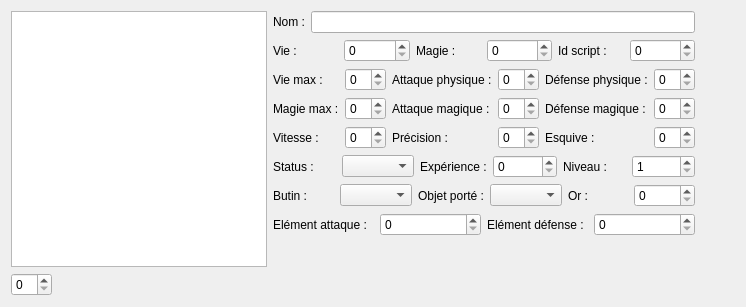
      <widget class="QWidget" name="tab_monstres">
       <attribute name="title">
        <string>Monstres</string>
       </attribute>
       <layout class="QHBoxLayout" name="horizontalLayout_7">
        <item>
         <layout class="QVBoxLayout" name="monstre_list_verticalLayout">
          <item>
           <widget class="QListWidget" name="monstre_listWidget"/>
          </item>
          <item>
           <layout class="QHBoxLayout" name="monstre_spinBox_horizontalLayout">
            <item>
             <widget class="QSpinBox" name="monstre_spinBox"/>
            </item>
            <item>
             <spacer name="monstre_spinBox_horizontalSpacer">
              <property name="orientation">
               <enum>Qt::Horizontal</enum>
              </property>
              <property name="sizeHint" stdset="0">
               <size>
                <width>40</width>
                <height>20</height>
               </size>
              </property>
             </spacer>
            </item>
           </layout>
          </item>
         </layout>
        </item>
        <item>
         <layout class="QVBoxLayout" name="monstre_verticalLayout">
          <item>
           <layout class="QHBoxLayout" name="monstre_nom_horizontalLayout">
            <item>
             <widget class="QLabel" name="monstre_nom_label">
              <property name="text">
               <string>Nom :</string>
              </property>
             </widget>
            </item>
            <item>
             <widget class="QLineEdit" name="monstre_nom_lineEdit"/>
            </item>
           </layout>
          </item>
          <item>
           <layout class="QHBoxLayout" name="monstre_script_horizontalLayout">
            <item>
             <widget class="QLabel" name="monstre_vie_label">
              <property name="text">
               <string>Vie :</string>
              </property>
             </widget>
            </item>
            <item>
             <widget class="QSpinBox" name="monstre_vie_spinBox"/>
            </item>
            <item>
             <widget class="QLabel" name="monstre_magie_label">
              <property name="text">
               <string>Magie :</string>
              </property>
             </widget>
            </item>
            <item>
             <widget class="QSpinBox" name="monstre_magie_spinBox"/>
            </item>
            <item>
             <widget class="QLabel" name="monstre_script_label">
              <property name="text">
               <string>Id script :</string>
              </property>
             </widget>
            </item>
            <item>
             <widget class="QSpinBox" name="monstre_script_spinBox"/>
            </item>
           </layout>
          </item>
          <item>
           <layout class="QGridLayout" name="monstre_gridLayout">
            <item row="2" column="2">
             <widget class="QLabel" name="monstre_pre_label">
              <property name="text">
               <string>Précision :</string>
              </property>
             </widget>
            </item>
            <item row="2" column="4">
             <widget class="QLabel" name="monstre_esq_label">
              <property name="text">
               <string>Esquive :</string>
              </property>
             </widget>
            </item>
            <item row="0" column="4">
             <widget class="QLabel" name="monstre_dep_label">
              <property name="text">
               <string>Défense physique :</string>
              </property>
             </widget>
            </item>
            <item row="1" column="3">
             <widget class="QSpinBox" name="monstre_atm_spinBox"/>
            </item>
            <item row="0" column="1">
             <widget class="QSpinBox" name="monstre_viem_spinBox"/>
            </item>
            <item row="0" column="3">
             <widget class="QSpinBox" name="monstre_atp_spinBox"/>
            </item>
            <item row="2" column="1">
             <widget class="QSpinBox" name="monstre_vit_spinBox"/>
            </item>
            <item row="1" column="1">
             <widget class="QSpinBox" name="monstre_magiem_spinBox"/>
            </item>
            <item row="0" column="2">
             <widget class="QLabel" name="monstre_atp_label">
              <property name="text">
               <string>Attaque physique :</string>
              </property>
             </widget>
            </item>
            <item row="1" column="4">
             <widget class="QLabel" name="monstre_dem_label">
              <property name="text">
               <string>Défense magique :</string>
              </property>
             </widget>
            </item>
            <item row="2" column="0">
             <widget class="QLabel" name="monstre_vit_label">
              <property name="text">
               <string>Vitesse :</string>
              </property>
             </widget>
            </item>
            <item row="2" column="3">
             <widget class="QSpinBox" name="monstre_pre_spinBox"/>
            </item>
            <item row="0" column="0">
             <widget class="QLabel" name="monstre_viem_label">
              <property name="text">
               <string>Vie max :</string>
              </property>
             </widget>
            </item>
            <item row="1" column="0">
             <widget class="QLabel" name="monstre_magiem_label">
              <property name="text">
               <string>Magie max :</string>
              </property>
             </widget>
            </item>
            <item row="1" column="2">
             <widget class="QLabel" name="monstre_atm_label">
              <property name="text">
               <string>Attaque magique :</string>
              </property>
             </widget>
            </item>
            <item row="0" column="5">
             <widget class="QSpinBox" name="monstre_dep_spinBox"/>
            </item>
            <item row="1" column="5">
             <widget class="QSpinBox" name="monstre_dem_spinBox"/>
            </item>
            <item row="2" column="5">
             <widget class="QSpinBox" name="monstre_esq_spinBox"/>
            </item>
           </layout>
          </item>
          <item>
           <layout class="QHBoxLayout" name="monstre_status_horizontalLayout">
            <item>
             <widget class="QLabel" name="monstre_status_label">
              <property name="text">
               <string>Status :</string>
              </property>
             </widget>
            </item>
            <item>
             <widget class="QComboBox" name="monstre_status_comboBox"/>
            </item>
            <item>
             <widget class="QLabel" name="monstre_exp_label">
              <property name="text">
               <string>Expérience :</string>
              </property>
             </widget>
            </item>
            <item>
             <widget class="QSpinBox" name="monstre_exp_spinBox"/>
            </item>
            <item>
             <widget class="QLabel" name="monstre_niv_label">
              <property name="text">
               <string>Niveau :</string>
              </property>
             </widget>
            </item>
            <item>
             <widget class="QSpinBox" name="monstre_niv_spinBox">
              <property name="minimum">
               <number>1</number>
              </property>
             </widget>
            </item>
           </layout>
          </item>
          <item>
           <layout class="QHBoxLayout" name="monstre_butin_horizontalLayout">
            <item>
             <widget class="QLabel" name="monstre_butin_label">
              <property name="text">
               <string>Butin :</string>
              </property>
             </widget>
            </item>
            <item>
             <widget class="QComboBox" name="monstre_butin_comboBox"/>
            </item>
            <item>
             <widget class="QLabel" name="monstre_objet_label">
              <property name="text">
               <string>Objet porté :</string>
              </property>
             </widget>
            </item>
            <item>
             <widget class="QComboBox" name="monstre_objet_comboBox"/>
            </item>
            <item>
             <widget class="QLabel" name="monstre_or_label">
              <property name="text">
               <string>Or :</string>
              </property>
             </widget>
            </item>
            <item>
             <widget class="QSpinBox" name="monstre_or_spinBox"/>
            </item>
           </layout>
          </item>
          <item>
           <layout class="QHBoxLayout" name="monstre_elements_horizontalLayout">
            <item>
             <widget class="QLabel" name="monstre_element_atk_label">
              <property name="text">
               <string>Elément attaque :</string>
              </property>
             </widget>
            </item>
            <item>
             <widget class="QSpinBox" name="monstre_element_atk_spinBox"/>
            </item>
            <item>
             <widget class="QLabel" name="monstre_element_def_label">
              <property name="text">
               <string>Elément défense :</string>
              </property>
             </widget>
            </item>
            <item>
             <widget class="QSpinBox" name="monstre_element_def_spinBox"/>
            </item>
           </layout>
          </item>
          <item>
           <spacer name="monstre_verticalSpacer">
            <property name="orientation">
             <enum>Qt::Vertical</enum>
            </property>
            <property name="sizeHint" stdset="0">
             <size>
              <width>20</width>
              <height>40</height>
             </size>
            </property>
           </spacer>
          </item>
          <item>
           <widget class="QLabel" name="monstre_label">
            <property name="text">
             <string/>
            </property>
           </widget>
          </item>
         </layout>
        </item>
        <item>
         <spacer name="monstre_horizontalSpacer">
          <property name="orientation">
           <enum>Qt::Horizontal</enum>
          </property>
          <property name="sizeHint" stdset="0">
           <size>
            <width>40</width>
            <height>20</height>
           </size>
          </property>
         </spacer>
        </item>
       </layout>
      </widget>
